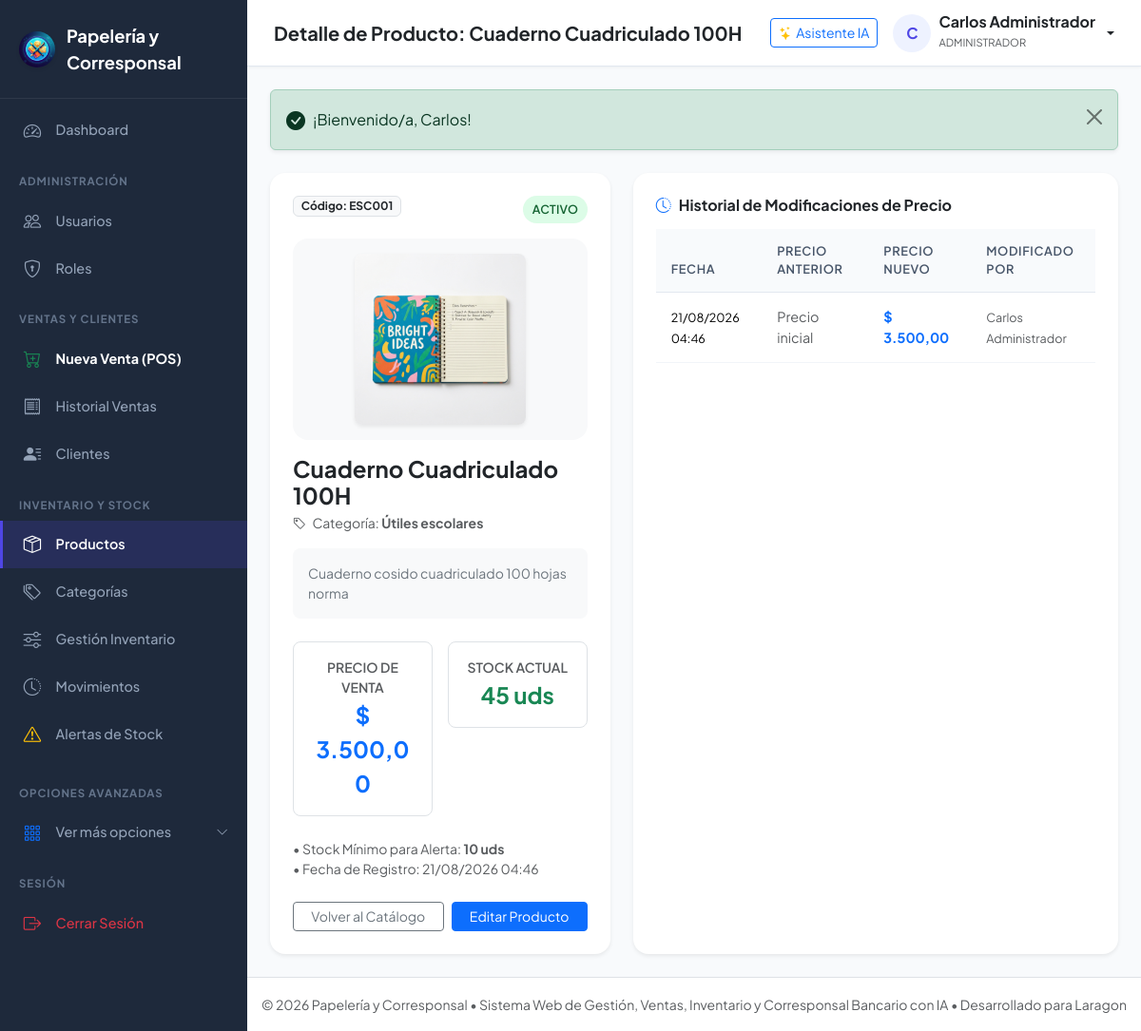
The app's page /Public/productos/show?id=1 (signed in) with its own data.
### tables this page shows
CREATE TABLE IF NOT EXISTS `producto` (
    `id_producto` INT AUTO_INCREMENT PRIMARY KEY,
    `id_categoria` INT NOT NULL,
    `codigo` VARCHAR(50) NOT NULL UNIQUE,
    `nombre` VARCHAR(150) NOT NULL,
    `descripcion` VARCHAR(255) NULL,
    `precio` DECIMAL(12,2) NOT NULL,
    `stock_actual` INT NOT NULL DEFAULT 0,
    `stock_minimo` INT NOT NULL DEFAULT 0,
    `estado` ENUM('ACTIVO','INACTIVO') NOT NULL DEFAULT 'ACTIVO',
    `fecha_registro` DATETIME NOT NULL DEFAULT CURRENT_TIMESTAMP,
    `fecha_actualizacion` DATETIME NULL,
    CONSTRAINT `fk_producto_categoria` FOREIGN KEY (`id_categoria`) REFERENCES `categoria`(`id_categoria`) ON UPDATE CASCADE
);

CREATE TABLE IF NOT EXISTS `categoria` (
    `id_categoria` INT AUTO_INCREMENT PRIMARY KEY,
    `nombre` VARCHAR(100) NOT NULL UNIQUE,
    `descripcion` VARCHAR(255) NULL,
    `estado` ENUM('ACTIVO','INACTIVO') NOT NULL DEFAULT 'ACTIVO'
);

CREATE TABLE IF NOT EXISTS `historial_precio` (
    `id_historial_precio` INT AUTO_INCREMENT PRIMARY KEY,
    `id_producto` INT NOT NULL,
    `id_usuario` INT NOT NULL,
    `precio_anterior` DECIMAL(12,2) NULL,
    `precio_nuevo` DECIMAL(12,2) NOT NULL,
    `fecha_cambio` DATETIME NOT NULL DEFAULT CURRENT_TIMESTAMP,
    CONSTRAINT `fk_historial_producto` FOREIGN KEY (`id_producto`) REFERENCES `producto`(`id_producto`) ON UPDATE CASCADE,
    CONSTRAINT `fk_historial_usuario` FOREIGN KEY (`id_usuario`) REFERENCES `usuario`(`id_usuario`) ON UPDATE CASCADE
);

CREATE TABLE IF NOT EXISTS `usuario` (
    `id_usuario` INT AUTO_INCREMENT PRIMARY KEY,
    `id_rol` INT NOT NULL,
    `nombre` VARCHAR(100) NOT NULL,
    `apellido` VARCHAR(100) NOT NULL,
    `documento` VARCHAR(30) NOT NULL UNIQUE,
    `telefono` VARCHAR(20) NULL,
    `correo` VARCHAR(150) UNIQUE,
    `nombre_usuario` VARCHAR(50) NOT NULL UNIQUE,
    `contrasena` VARCHAR(255) NOT NULL,
    `estado` ENUM('ACTIVO','INACTIVO') NOT NULL DEFAULT 'ACTIVO',
    `fecha_registro` DATETIME NOT NULL DEFAULT CURRENT_TIMESTAMP,
    `ultimo_acceso` DATETIME NULL,
    CONSTRAINT `fk_usuario_rol` FOREIGN KEY (`id_rol`) REFERENCES `rol`(`id_rol`) ON UPDATE CASCADE
);

### Controllers/ProductoController.php (called while the page is built, shortened)
<?php
require_once __DIR__ . '/../Models/Producto.php';
require_once __DIR__ . '/../Models/HistorialPrecio.php';
class ProductoController {
    private Producto $productoModel;
    private HistorialPrecio $historialPrecioModel;
    public function __construct() {
        $this->productoModel = new Producto();
        $this->historialPrecioModel = new HistorialPrecio();
    }
    public function show(int $id): void {
        $producto = $this->productoModel->getById($id);
        $historialPrecios = $this->historialPrecioModel->getByProductId($id);
        require_once VIEWS_PATH . '/Productos/show.php';
    }
}

### Public/index.php (called while the page is built, shortened)
<?php
require_once __DIR__ . '/../Config/config.php';
Router::resolve();

### Config/config.php (called while the page is built, shortened)
<?php
function env($key, $default = null) {
    $value = getenv($key);
    return $value;
}
function url($path = '') {
    $path = ltrim($path, '/');
    return BASE_URL . ($path ? '/' . $path : '');
}
function formatMoney($amount) {
    return '$ ' . number_format((float)$amount, 2, ',', '.');
}
function sanitize($data) {
    return htmlspecialchars(trim((string)$data), ENT_QUOTES, 'UTF-8');
}
function getProductImage($producto): string {
    $code = strtoupper($producto['codigo'] ?? '');
    $cat = strtoupper($producto['categoria_nombre'] ?? '');
    $name = strtoupper($producto['nombre'] ?? '');
    if (strpos($code, 'ESC') === 0 || strpos($cat, 'ESCOLAR') !== false || strpos($name, 'CUADERNO') !== false) {
        return url('images/cuaderno.jpg');
    }
    return url('images/utiles.jpg');
}

### Config/database.php (called while the page is built, shortened)
<?php
require_once __DIR__ . '/config.php';
class Database {
    private static ?PDO $instance = null;
    public static function getConnection(): PDO {
        if (self::$instance === null) {
            $host = env('DB_HOST', '127.0.0.1');
            $port = env('DB_PORT', '3306');
            $dbName = env('DB_DATABASE', 'papeleria_corresponsal');
            $username = env('DB_USERNAME', 'root');
            $password = env('DB_PASSWORD', '');
            $dsn = "mysql:host={$host};port={$port};dbname={$dbName};charset=utf8mb4";
            $options = [
                PDO::ATTR_ERRMODE            => PDO::ERRMODE_EXCEPTION,
                PDO::ATTR_DEFAULT_FETCH_MODE => PDO::FETCH_ASSOC,
                PDO::ATTR_EMULATE_PREPARES   => false,
                PDO::MYSQL_ATTR_INIT_COMMAND => "SET NAMES utf8mb4 COLLATE utf8mb4_unicode_ci"
            ];
            try {
                self::$instance = new PDO($dsn, $username, $password, $options);
            } catch (PDOException $e) {
                try {
                    $dsnNoDb = "mysql:host={$host};port={$port};charset=utf8mb4";
                    return new PDO($dsnNoDb, $username, $password, $options);
                } catch (PDOException $ex) {
                    die("Error crítico de conexión a la base de datos en Laragon: " . $ex->getMessage());
                }
            }
        }
        return self::$instance;
    }
}

### models/Producto.php (called while the page is built, shortened)
<?php
require_once __DIR__ . '/../Config/database.php';
class Producto {
    private PDO $db;
    public function __construct() {
        $this->db = Database::getConnection();
    }
    public function getById(int $id): ?array {
        $sql = "SELECT p.*, c.nombre AS categoria_nombre
                FROM producto p
                JOIN categoria c ON p.id_categoria = c.id_categoria
                WHERE p.id_producto = :id LIMIT 1";
        $stmt = $this->db->prepare($sql);
        $stmt->execute(['id' => $id]);
        $prod = $stmt->fetch();
        return $prod ?: null;
    }
}

### models/HistorialPrecio.php (called while the page is built, shortened)
<?php
require_once __DIR__ . '/../Config/database.php';
class HistorialPrecio {
    private PDO $db;
    public function __construct() {
        $this->db = Database::getConnection();
    }
    public function getByProductId(int $productId): array {
        $sql = "SELECT hp.*, u.nombre_usuario, u.nombre AS usuario_nombre, u.apellido AS usuario_apellido
                FROM historial_precio hp
                JOIN usuario u ON hp.id_usuario = u.id_usuario
                WHERE hp.id_producto = :productId
                ORDER BY hp.fecha_cambio DESC";
        $stmt = $this->db->prepare($sql);
        $stmt->execute(['productId' => $productId]);
        return $stmt->fetchAll();
    }
}

### Views/Productos/show.php (the view, shortened to what this page needs)
<?php
$pageTitle = 'Detalle de Producto: ' . sanitize($producto['nombre']);
require_once VIEWS_PATH . '/Layouts/header.php';
?>
<div class="row g-4">
    <div class="col-12 col-lg-5">
        <div class="card shadow-sm border-0 rounded-4 p-4 h-100">
            <div class="d-flex justify-content-between align-items-start mb-3">
                <span class="badge bg-light text-dark border">Código: <?= sanitize($producto['codigo']) ?></span>
                <span class="badge-custom <?= $producto['estado'] === 'ACTIVO' ? 'badge-active' : 'badge-inactive' ?>">
                    <?= $producto['estado'] ?>
                </span>
            </div>
            <div class="text-center bg-light rounded-4 p-3 mb-3">
                <img src="<?= getProductImage($producto) ?>" alt="<?= sanitize($producto['nombre']) ?>" class="img-fluid rounded-3 shadow-sm" style="max-height: 180px; object-fit: contain;">
            </div>
            <h4 class="fw-bold text-dark mb-1"><?= sanitize($producto['nombre']) ?></h4>
            <p class="text-muted small mb-3"><i class="bi bi-tag me-1"></i> Categoría: <strong><?= sanitize($producto['categoria_nombre']) ?></strong></p>
            <?php if (!empty($producto['descripcion'])): ?>
                <div class="p-3 bg-light rounded-3 mb-4 small text-secondary">
                    <?= nl2br(sanitize($producto['descripcion'])) ?>
                </div>
            <?php endif; ?>
            <div class="row g-3 mb-4">
                <div class="col-6">
                    <div class="border rounded-3 p-3 text-center bg-white">
                        <small class="text-muted text-uppercase fw-semibold d-block">Precio de Venta</small>
                        <span class="fs-4 fw-bold text-primary"><?= formatMoney($producto['precio']) ?></span>
                    </div>
                </div>
                <div class="col-6">
                    <div class="border rounded-3 p-3 text-center bg-white">
                        <small class="text-muted text-uppercase fw-semibold d-block">Stock Actual</small>
                        <span class="fs-4 fw-bold <?= $producto['stock_actual'] <= $producto['stock_minimo'] ? 'text-danger' : 'text-success' ?>">
                            <?= $producto['stock_actual'] ?> uds
                        </span>
                    </div>
                </div>
            </div>
            <div class="small text-muted mb-4">
                <div>&bull; Stock Mínimo para Alerta: <strong><?= $producto['stock_minimo'] ?> uds</strong></div>
                <div>&bull; Fecha de Registro: <?= date('d/m/Y H:i', strtotime($producto['fecha_registro'])) ?></div>
            </div>
            <div class="d-flex gap-2 mt-auto">
                <a href="<?= url('productos') ?>" class="btn btn-outline-secondary btn-sm flex-grow-1">Volver al Catálogo</a>
                <?php if ($isAdmin): ?>
                    <a href="<?= url('productos/edit?id=' . $producto['id_producto']) ?>" class="btn btn-primary btn-sm flex-grow-1">Editar Producto</a>
                <?php endif; ?>
            </div>
        </div>
    </div>
    <div class="col-12 col-lg-7">
        <div class="card shadow-sm border-0 rounded-4 p-4 h-100">
            <h6 class="fw-bold mb-3 text-dark"><i class="bi bi-clock-history text-primary me-2"></i>Historial de Modificaciones de Precio</h6>
            <div class="table-responsive">
                <table class="table table-custom mb-0">
                    <thead>
                        <tr>
                            <th>Fecha</th>
                            <th>Precio Anterior</th>
                            <th>Precio Nuevo</th>
                            <th>Modificado Por</th>
                        </tr>
                    </thead>
                    <tbody>
                        <?php if (empty($historialPrecios)): ?>
                            <tr><td colspan="4" class="text-center text-muted py-4">No hay cambios de precio registrados.</td></tr>
                        <?php else: ?>
                            <?php foreach ($historialPrecios as $hp): ?>
                                <tr>
                                    <td><small><?= date('d/m/Y H:i', strtotime($hp['fecha_cambio'])) ?></small></td>
                                    <td><?= $hp['precio_anterior'] !== null ? formatMoney($hp['precio_anterior']) : '<span class="text-muted">Precio inicial</span>' ?></td>
                                    <td class="fw-bold text-primary"><?= formatMoney($hp['precio_nuevo']) ?></td>
                                    <td><small class="text-muted"><?= sanitize($hp['usuario_nombre'] . ' ' . $hp['usuario_apellido']) ?></small></td>
                                </tr>
                            <?php endforeach; ?>
                        <?php endif; ?>
                    </tbody>
                </table>
            </div>
        </div>
    </div>
</div>
<?php require_once VIEWS_PATH . '/Layouts/footer.php'; ?>

### Views/Layouts/header.php (shortened to what this page needs)
<!DOCTYPE html>
<html lang="es">
<head>
    <link href="https://cdn.jsdelivr.net/npm/bootstrap@5.3.2/dist/css/bootstrap.min.css" rel="stylesheet">
    <link rel="stylesheet" href="https://cdn.jsdelivr.net/npm/bootstrap-icons@1.11.3/font/bootstrap-icons.min.css">
    <link rel="stylesheet" href="<?= url('css/style.css') ?>">
</head>
<body>
    <div id="wrapper">
        <?php if (isset($_SESSION['user_id'])): ?>
            <?php require_once VIEWS_PATH . '/Layouts/sidebar.php'; ?>
            <div id="content-wrapper">
                <header class="topbar">
                    <div class="d-flex align-items-center gap-3">
                        <h5 class="mb-0 fw-bold text-dark"><?= isset($pageTitle) ? sanitize($pageTitle) : 'Panel de Control' ?></h5>
                    </div>
                    <div class="d-flex align-items-center gap-3">
                        <?php if (($_SESSION['user_role'] ?? '') === 'ADMINISTRADOR'): ?>
                            <a href="<?= url('ia') ?>" class="btn btn-sm btn-outline-primary d-none d-sm-inline-flex align-items-center gap-1">
                                <i class="bi bi-stars text-warning"></i> Asistente IA
                            </a>
                        <?php endif; ?>
                        <div class="user-badge dropdown">
                            <a href="#" class="d-flex align-items-center gap-2 text-decoration-none dropdown-toggle text-dark" data-bs-toggle="dropdown">
                                <div class="user-avatar">
                                    <?= strtoupper(substr($_SESSION['user_name'] ?? 'U', 0, 1)) ?>
                                </div>
                                <div class="d-none d-sm-block text-start">
                                    <div class="fw-bold fs-6 lh-1"><?= sanitize($_SESSION['user_name'] ?? 'Usuario') ?></div>
                                    <small class="text-muted text-uppercase" style="font-size: 0.7rem;"><?= sanitize($_SESSION['user_role'] ?? '') ?></small>
                                </div>
                            </a>
                        </div>
                    </div>
                </header>
                <main class="container-fluid p-4">
                    <?php require_once VIEWS_PATH . '/Components/alerts.php'; ?>
        <?php endif; ?>

### Public/css/style.css (style rules this page uses)
:root { --primary-color: #4f46e5; --primary-hover: #4338ca; --primary-light: #eef2ff; --secondary-color: #0ea5e9; --success-color: #10b981; --warning-color: #f59e0b; --danger-color: #ef4444; --dark-bg: #0f172a; --sidebar-bg: #1e293b; --sidebar-hover: #334155; --sidebar-text: #94a3b8; --sidebar-active: #ffffff; --card-bg: #ffffff; --body-bg: #f8fafc; --border-color: #e2e8f0; --text-main: #1e293b; --text-muted: #64748b; --radius-sm: 8px; --radius-md: 12px; --radius-lg: 16px; --shadow-sm: 0 1px 3px rgba(0,0,0,0.05); --shadow-md: 0 4px 6px -1px rgba(0,0,0,0.07), 0 2px 4px -2px rgba(0,0,0,0.05); --shadow-lg: 0 10px 15px -3px rgba(0,0,0,0.08), 0 4px 6px -4px rgba(0,0,0,0.04); }
body { font-family: 'Plus Jakarta Sans', 'Inter', -apple-system, BlinkMacSystemFont, 'Segoe UI', Roboto, sans-serif; background-color: var(--body-bg); color: var(--text-main); min-height: 100vh; display: flex; flex-direction: column; }
#wrapper { display: flex; min-height: 100vh; width: 100%; }
#content-wrapper { flex-grow: 1; display: flex; flex-direction: column; overflow-x: hidden; }
.topbar { background: #ffffff; border-bottom: 1px solid var(--border-color); height: 70px; padding: 0 1.75rem; display: flex; align-items: center; justify-content: space-between; box-shadow: var(--shadow-sm); }
.user-badge { display: flex; align-items: center; gap: 0.75rem; }
.user-avatar { width: 40px; height: 40px; border-radius: 50%; background: var(--primary-light); color: var(--primary-color); display: flex; align-items: center; justify-content: center; font-weight: 700; }
.table-custom { border-collapse: separate; border-spacing: 0; width: 100%; }
.table-custom th { background: #f8fafc; color: #475569; font-size: 0.8rem; text-transform: uppercase; letter-spacing: 0.05em; font-weight: 600; border-bottom: 1px solid var(--border-color); padding: 0.85rem 1rem; }
.table-custom td { padding: 0.95rem 1rem; border-bottom: 1px solid #f1f5f9; vertical-align: middle; font-size: 0.9rem; }
.badge-custom { padding: 0.4em 0.75em; font-size: 0.78rem; font-weight: 600; border-radius: 20px; letter-spacing: 0.02em; }
.badge-active { background: #dcfce7; color: #166534; }

### records on screen
producto: nombre "Detalle de Producto: Cuaderno Cuadriculado 100H", codigo "ESC001", estado "ACTIVO", nombre "Cuaderno Cuadriculado 100H", id_categoria.nombre "Útiles escolares", descripcion "Cuaderno cosido cuadriculado 100 hojas norma", precio "$ 3.500,00", stock_actual "45", stock_minimo "10", fecha_registro "21/08/2026 04:46"
historial_precio: fecha_cambio "21/08/2026 04:46", shows "Precio inicial", precio_nuevo "$ 3.500,00", id_usuario.apellido "Carlos Administrador"

### other values on screen
APP_NAME "Papelería y Corresponsal"
substr($_SESSION['user_name'] ?? 'U', 0, 1) "C"
$_SESSION['user_name'] "Carlos Administrador"
$_SESSION['user_role'] "ADMINISTRADOR"
$flash['message'] "¡Bienvenido/a, Carlos!"
